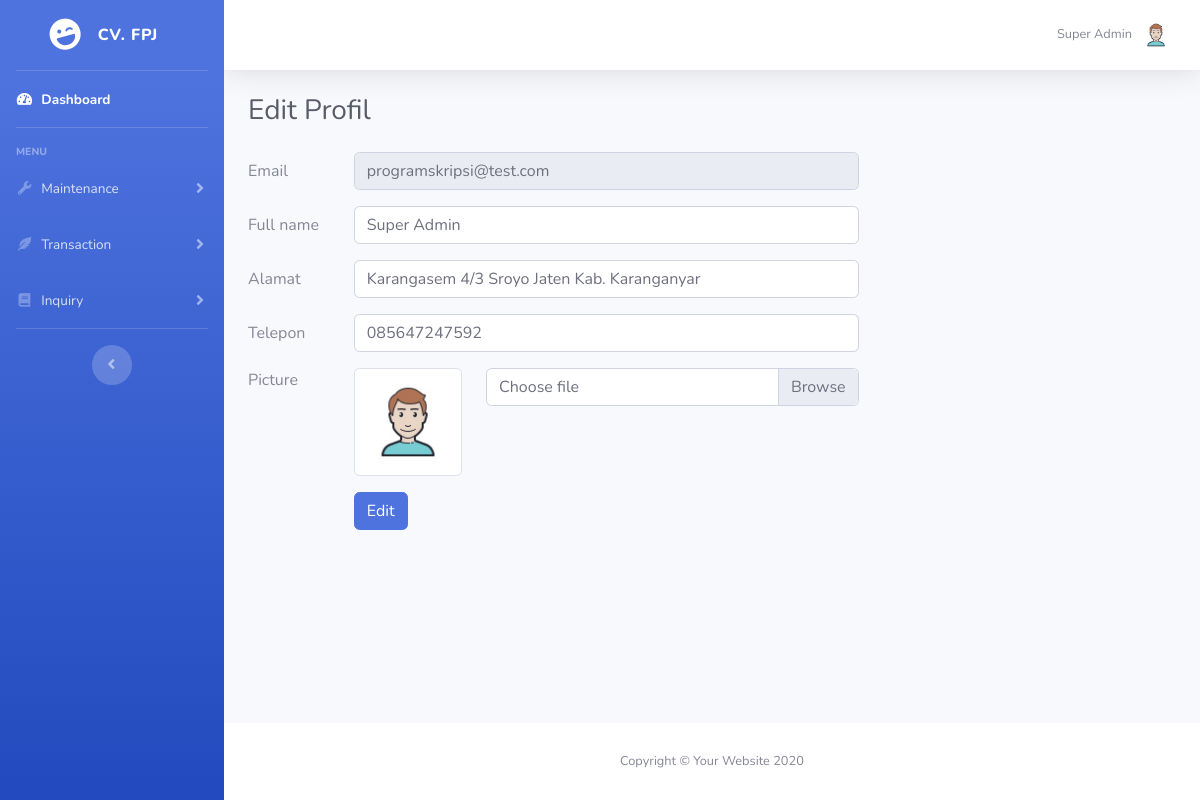
The page /edit_profil.php (signed in) on the database its author committed.
### tables this page shows
CREATE TABLE `pelanggan` (
  `id_pelanggan` int(11) NOT NULL,
  `nama` varchar(100) DEFAULT NULL,
  `email` varchar(100) DEFAULT NULL,
  `alamat` text,
  `no_telepon` varchar(15) DEFAULT NULL,
  `user_id` int(11) DEFAULT NULL,
  `foto` varchar(100) DEFAULT NULL
);

### database/Login.php (called while the page is built, shortened)
<?php
	class Login
	{
		private $conn;
		public function __construct()
		{
			$database = new Connection();
			$db = $database->db_connection();
			$this->conn = $db;
		}
		public function user_online()
		{
			$stmt = $this->conn->prepare("SELECT * FROM users JOIN pelanggan ON pelanggan.user_id=users.user_id WHERE users.user_id = :user_id");
			$stmt->execute(array(":user_id" => $_SESSION['user_session']));
			$userRow = $stmt->fetch(PDO::FETCH_ASSOC);
			return $userRow;
		}
	}
?>

### edit_profil.php (the view, shortened to what this page needs)
<?php
require_once 'database/Login.php';
$db = new Login();
$userLogin = $db->user_online();
$namaUser = $userLogin['nama'];
$roleUser = $userLogin['role'];
$foto = $userLogin['foto'];
$emailUser = $userLogin['email'];
$alamatUser = $userLogin['alamat'];
$teleponUser = $userLogin['no_telepon'];
$page_content = "Edit Profil";
?>
<!DOCTYPE html>
<html lang="en">
<head>
  <link href="assets/vendor/fontawesome-free/css/all.min.css" rel="stylesheet" type="text/css">
  <link href="assets/css/sb-admin-2.min.css" rel="stylesheet">
</head>
<body id="page-top">
  <div id="wrapper">
    <ul class="navbar-nav bg-gradient-primary sidebar sidebar-dark accordion" id="accordionSidebar">
      <a class="sidebar-brand d-flex align-items-center justify-content-center" href="home.php">
        <div class="sidebar-brand-icon rotate-n-15">
          <i class="fas fa-laugh-wink"></i>
        </div>
        <div class="sidebar-brand-text mx-3">CV. FPJ</div>
      </a>
      <hr class="sidebar-divider my-0">
      <li class="nav-item active">
        <a class="nav-link" href="home.php">
          <i class="fas fa-fw fa-tachometer-alt"></i>
          <span>Dashboard</span>
        </a>
      </li>
      <hr class="sidebar-divider">
      <div class="sidebar-heading">
        MENU
      </div>
      <?php if($roleUser == 1) :?>
      <li class="nav-item">
        <a class="nav-link collapsed" href="#" data-toggle="collapse" data-target="#collapseMaintenance" aria-expanded="true" aria-controls="collapseMaintenance">
          <i class="fas fa-fw fa-wrench"></i>
          <span>Maintenance</span>
        </a>
      </li>
      <?php endif; ?>
      <li class="nav-item">
        <a class="nav-link collapsed" href="#" data-toggle="collapse" data-target="#collapseTransaction" aria-expanded="true" aria-controls="collapseTransaction">
          <i class="fas fa-fw fa-feather-alt"></i>
          <span>Transaction</span>
        </a>
      </li>
      <li class="nav-item">
        <a class="nav-link collapsed" href="#" data-toggle="collapse" data-target="#collapseInquiry" aria-expanded="true" aria-controls="collapseInquiry">
          <i class="fas fa-fw fa-book"></i>
          <span>Inquiry</span>
        </a>
      </li>
      <hr class="sidebar-divider d-none d-md-block">
      <div class="text-center d-none d-md-inline">
        <button class="rounded-circle border-0" id="sidebarToggle"></button>
      </div>
    </ul>
    <div id="content-wrapper" class="d-flex flex-column">
      <div id="content">
        <nav class="navbar navbar-expand navbar-light bg-white topbar mb-4 static-top shadow">
          <ul class="navbar-nav ml-auto">
            <li class="nav-item dropdown no-arrow">
              <a class="nav-link dropdown-toggle" href="#" id="userDropdown" role="button" data-toggle="dropdown" aria-haspopup="true" aria-expanded="false">
                <span class="mr-2 d-none d-lg-inline text-gray-600 small"><?= $namaUser; ?></span>
                <img class="img-profile rounded-circle" src="assets/img/profiles/<?= $foto; ?>">
              </a>
            </li>
          </ul>
        </nav>
        <div class="container-fluid">
          <div class="d-sm-flex align-items-center justify-content-between mb-4">
            <h1 class="h3 mb-0 text-gray-800"><?= $page_content; ?></h1>
          </div>
          <div class="row">
            <div class="col-lg-8">
              <form action="" method="POST" enctype="multipart/form-data">
                <div class="form-group row">
                  <label for="email" class="col-sm-2 col-form-label">Email</label>
                  <div class="col-sm-10">
                    <input type="email" class="form-control" name="email" readonly value="<?= $emailUser; ?>">
                  </div>
                </div>
                <div class="form-group row">
                  <label for="name" class="col-sm-2 col-form-label">Full name</label>
                  <div class="col-sm-10">
                    <input type="text" class="form-control" name="nama" value="<?= $namaUser; ?>">
                  </div>
                </div>
                <div class="form-group row">
                  <label for="name" class="col-sm-2 col-form-label">Alamat</label>
                  <div class="col-sm-10">
                    <input type="text" class="form-control" name="alamat" value="<?= $alamatUser; ?>">
                  </div>
                </div>
                <div class="form-group row">
                  <label for="name" class="col-sm-2 col-form-label">Telepon</label>
                  <div class="col-sm-10">
                    <input type="text" class="form-control" name="telepon" value="<?= $teleponUser; ?>">
                  </div>
                </div>
                <div class="form-group row">
                  <div class="col-sm-2">Picture</div>
                  <div class="col-sm-10">
                    <div class="row">
                      <div class="col-sm-3">
                        <img src="assets/img/profiles/<?= $foto; ?>" class="img-thumbnail">
                      </div>
                      <div class="col-sm-9">
                        <div class="custom-file">
                          <label class="custom-file-label" for="item_image">Choose file</label>
                        </div>
                      </div>
                    </div>
                  </div>
                </div>
                <div class="form-group row justify-content-end">
                  <div class="col-sm-10">
                    <button type="submit" name="update-user" class="btn btn-primary">Edit</button>
                  </div>
                </div>
              </form>
            </div>
          </div>
        </div>
      </div>
      <footer class="sticky-footer bg-white">
        <div class="container my-auto">
          <div class="copyright text-center my-auto">
            <span>Copyright &copy; Your Website <?= date('Y'); ?></span>
          </div>
        </div>
      </footer>
    </div>
  </div>
</body>
</html>

### rows shown on the page
pelanggan: nama "Super Admin", foto (placeholder picture), email "programskripsi@test.com", alamat "Karangasem 4/3 Sroyo Jaten Kab. Karanganyar", telepon "085647247592"

### other values the page prints
$page_content "Edit Profil"
